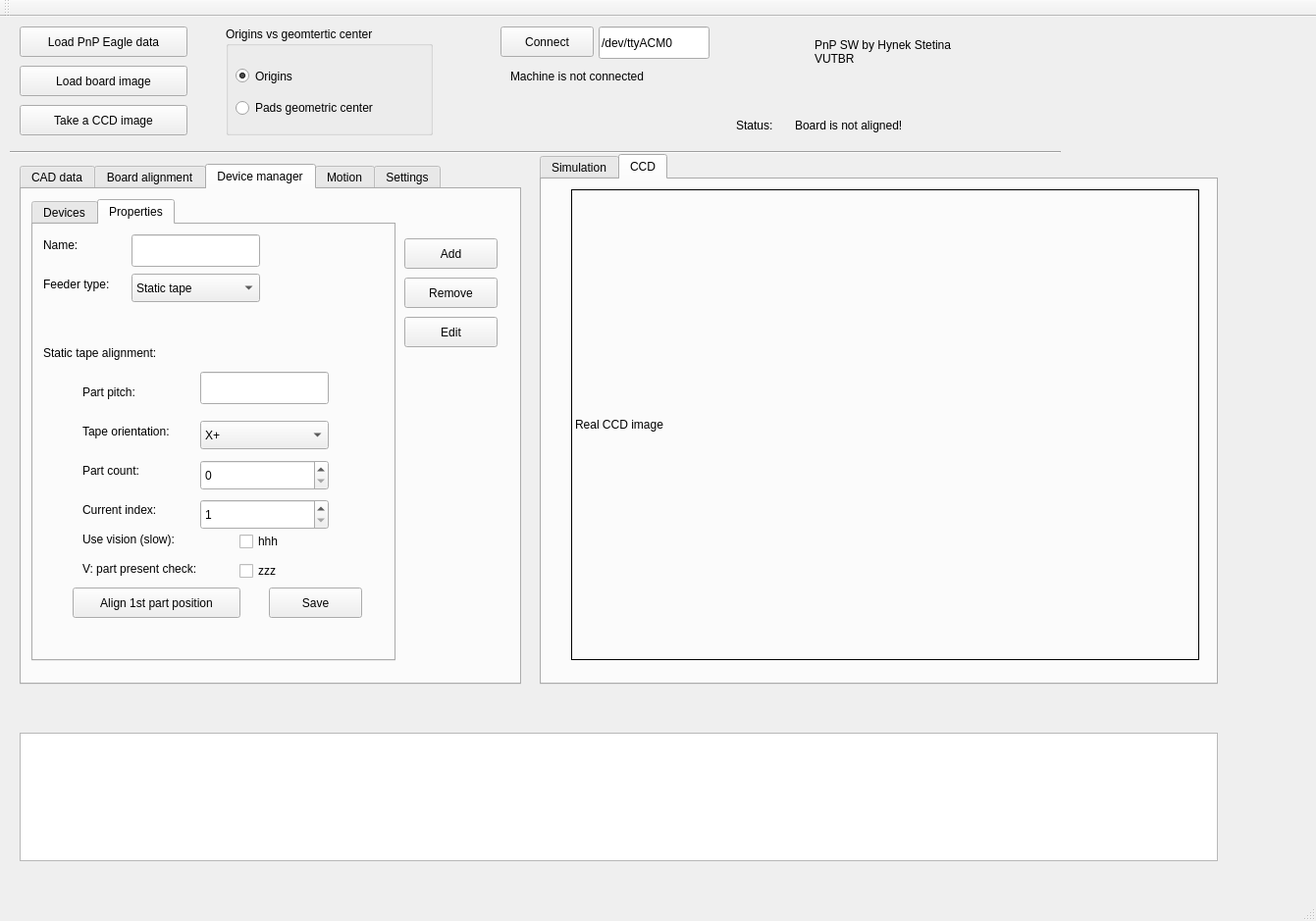
<?xml version="1.0" encoding="UTF-8"?>
<ui version="4.0">
 <class>MainWindow</class>
 <widget class="QMainWindow" name="MainWindow">
  <property name="geometry">
   <rect>
    <x>0</x>
    <y>0</y>
    <width>1341</width>
    <height>939</height>
   </rect>
  </property>
  <property name="windowTitle">
   <string>PnP test application</string>
  </property>
  <widget class="QWidget" name="centralWidget">
   <widget class="QPushButton" name="btnLoadTst">
    <property name="geometry">
     <rect>
      <x>20</x>
      <y>50</y>
      <width>171</width>
      <height>31</height>
     </rect>
    </property>
    <property name="text">
     <string>Load board image</string>
    </property>
   </widget>
   <widget class="QGroupBox" name="groupBox">
    <property name="geometry">
     <rect>
      <x>230</x>
      <y>10</y>
      <width>211</width>
      <height>111</height>
     </rect>
    </property>
    <property name="title">
     <string>Origins vs geomtertic center</string>
    </property>
    <widget class="QRadioButton" name="radioOrigin">
     <property name="geometry">
      <rect>
       <x>10</x>
       <y>30</y>
       <width>110</width>
       <height>41</height>
      </rect>
     </property>
     <property name="text">
      <string>Origins</string>
     </property>
     <property name="checked">
      <bool>true</bool>
     </property>
    </widget>
    <widget class="QRadioButton" name="radioGeometric">
     <property name="geometry">
      <rect>
       <x>10</x>
       <y>70</y>
       <width>181</width>
       <height>26</height>
      </rect>
     </property>
     <property name="text">
      <string>Pads geometric center</string>
     </property>
    </widget>
   </widget>
   <widget class="QPushButton" name="btnLoadPlacement">
    <property name="geometry">
     <rect>
      <x>20</x>
      <y>10</y>
      <width>171</width>
      <height>31</height>
     </rect>
    </property>
    <property name="text">
     <string>Load PnP Eagle data</string>
    </property>
   </widget>
   <widget class="QPushButton" name="btnLoadCCD">
    <property name="geometry">
     <rect>
      <x>20</x>
      <y>90</y>
      <width>171</width>
      <height>31</height>
     </rect>
    </property>
    <property name="text">
     <string>Take a CCD image</string>
    </property>
   </widget>
   <widget class="Line" name="line">
    <property name="geometry">
     <rect>
      <x>10</x>
      <y>130</y>
      <width>1071</width>
      <height>16</height>
     </rect>
    </property>
    <property name="orientation">
     <enum>Qt::Horizontal</enum>
    </property>
   </widget>
   <widget class="QLabel" name="lblAbout">
    <property name="geometry">
     <rect>
      <x>830</x>
      <y>20</y>
      <width>181</width>
      <height>31</height>
     </rect>
    </property>
    <property name="text">
     <string>PnP SW by Hynek Stetina
VUTBR</string>
    </property>
   </widget>
   <widget class="QLabel" name="lblStatus">
    <property name="geometry">
     <rect>
      <x>810</x>
      <y>100</y>
      <width>441</width>
      <height>21</height>
     </rect>
    </property>
    <property name="text">
     <string>Board is not aligned!</string>
    </property>
   </widget>
   <widget class="QLabel" name="label_4">
    <property name="geometry">
     <rect>
      <x>750</x>
      <y>100</y>
      <width>51</width>
      <height>21</height>
     </rect>
    </property>
    <property name="text">
     <string>Status:</string>
    </property>
   </widget>
   <widget class="QLineEdit" name="txtPort">
    <property name="geometry">
     <rect>
      <x>610</x>
      <y>10</y>
      <width>113</width>
      <height>33</height>
     </rect>
    </property>
    <property name="text">
     <string>/dev/ttyACM0</string>
    </property>
   </widget>
   <widget class="QPushButton" name="btnConnect">
    <property name="geometry">
     <rect>
      <x>510</x>
      <y>10</y>
      <width>95</width>
      <height>31</height>
     </rect>
    </property>
    <property name="text">
     <string>Connect</string>
    </property>
   </widget>
   <widget class="QLabel" name="lblMachineStatus">
    <property name="geometry">
     <rect>
      <x>520</x>
      <y>50</y>
      <width>201</width>
      <height>21</height>
     </rect>
    </property>
    <property name="text">
     <string>Machine is not connected</string>
    </property>
   </widget>
   <widget class="QTabWidget" name="tabWidget">
    <property name="geometry">
     <rect>
      <x>20</x>
      <y>150</y>
      <width>511</width>
      <height>531</height>
     </rect>
    </property>
    <property name="currentIndex">
     <number>2</number>
    </property>
    <widget class="QWidget" name="tab_6">
     <attribute name="title">
      <string>CAD data</string>
     </attribute>
     <widget class="QLabel" name="label_2">
      <property name="geometry">
       <rect>
        <x>10</x>
        <y>10</y>
        <width>181</width>
        <height>21</height>
       </rect>
      </property>
      <property name="text">
       <string>Eagle placement data</string>
      </property>
     </widget>
     <widget class="QTreeWidget" name="treeWidget">
      <property name="geometry">
       <rect>
        <x>10</x>
        <y>30</y>
        <width>481</width>
        <height>221</height>
       </rect>
      </property>
      <property name="alternatingRowColors">
       <bool>true</bool>
      </property>
      <property name="columnCount">
       <number>8</number>
      </property>
      <attribute name="headerHighlightSections">
       <bool>false</bool>
      </attribute>
      <column>
       <property name="text">
        <string>1</string>
       </property>
      </column>
      <column>
       <property name="text">
        <string>2</string>
       </property>
      </column>
      <column>
       <property name="text">
        <string>3</string>
       </property>
      </column>
      <column>
       <property name="text">
        <string>4</string>
       </property>
      </column>
      <column>
       <property name="text">
        <string>5</string>
       </property>
      </column>
      <column>
       <property name="text">
        <string>6</string>
       </property>
      </column>
      <column>
       <property name="text">
        <string>7</string>
       </property>
      </column>
      <column>
       <property name="text">
        <string>8</string>
       </property>
      </column>
     </widget>
     <widget class="QLabel" name="label_3">
      <property name="geometry">
       <rect>
        <x>10</x>
        <y>260</y>
        <width>181</width>
        <height>21</height>
       </rect>
      </property>
      <property name="text">
       <string>Items for placement</string>
      </property>
     </widget>
     <widget class="QTreeWidget" name="treePackages">
      <property name="geometry">
       <rect>
        <x>10</x>
        <y>290</y>
        <width>481</width>
        <height>191</height>
       </rect>
      </property>
      <property name="alternatingRowColors">
       <bool>true</bool>
      </property>
      <column>
       <property name="text">
        <string notr="true">1</string>
       </property>
      </column>
     </widget>
    </widget>
    <widget class="QWidget" name="tab">
     <attribute name="title">
      <string>Board alignment</string>
     </attribute>
     <widget class="QPushButton" name="btnBoardM1">
      <property name="geometry">
       <rect>
        <x>10</x>
        <y>20</y>
        <width>95</width>
        <height>31</height>
       </rect>
      </property>
      <property name="text">
       <string>Simple</string>
      </property>
     </widget>
     <widget class="QPushButton" name="btnBoardM2">
      <property name="geometry">
       <rect>
        <x>110</x>
        <y>20</y>
        <width>121</width>
        <height>31</height>
       </rect>
      </property>
      <property name="text">
       <string>Semiautomatic</string>
      </property>
     </widget>
     <widget class="QPushButton" name="btnBoardM3">
      <property name="geometry">
       <rect>
        <x>240</x>
        <y>20</y>
        <width>121</width>
        <height>31</height>
       </rect>
      </property>
      <property name="text">
       <string>Fully automatic</string>
      </property>
     </widget>
     <widget class="QPushButton" name="btnClearAlignment">
      <property name="geometry">
       <rect>
        <x>370</x>
        <y>20</y>
        <width>131</width>
        <height>31</height>
       </rect>
      </property>
      <property name="text">
       <string>Clear Alignment</string>
      </property>
     </widget>
     <widget class="QLabel" name="label_7">
      <property name="geometry">
       <rect>
        <x>30</x>
        <y>60</y>
        <width>67</width>
        <height>21</height>
       </rect>
      </property>
      <property name="text">
       <string>Status:</string>
      </property>
     </widget>
     <widget class="QPushButton" name="btnAlign">
      <property name="geometry">
       <rect>
        <x>40</x>
        <y>110</y>
        <width>111</width>
        <height>31</height>
       </rect>
      </property>
      <property name="text">
       <string>Align procedure</string>
      </property>
     </widget>
     <widget class="QWidget" name="layoutWidget">
      <property name="geometry">
       <rect>
        <x>70</x>
        <y>160</y>
        <width>131</width>
        <height>77</height>
       </rect>
      </property>
      <layout class="QVBoxLayout" name="verticalLayout">
       <item>
        <widget class="QLabel" name="lblO1">
         <property name="text">
          <string>TextLabel</string>
         </property>
        </widget>
       </item>
       <item>
        <widget class="QLabel" name="lblO2">
         <property name="text">
          <string>TextLabel</string>
         </property>
        </widget>
       </item>
       <item>
        <widget class="QLabel" name="lblO3">
         <property name="text">
          <string>TextLabel</string>
         </property>
        </widget>
       </item>
      </layout>
     </widget>
     <widget class="QWidget" name="layoutWidget">
      <property name="geometry">
       <rect>
        <x>220</x>
        <y>160</y>
        <width>121</width>
        <height>77</height>
       </rect>
      </property>
      <layout class="QVBoxLayout" name="verticalLayout_2">
       <item>
        <widget class="QLabel" name="lblP1">
         <property name="text">
          <string>TextLabel</string>
         </property>
        </widget>
       </item>
       <item>
        <widget class="QLabel" name="lblP2">
         <property name="text">
          <string>TextLabel</string>
         </property>
        </widget>
       </item>
       <item>
        <widget class="QLabel" name="lblP3">
         <property name="text">
          <string>TextLabel</string>
         </property>
        </widget>
       </item>
      </layout>
     </widget>
     <widget class="QLabel" name="lblBoardStatus">
      <property name="geometry">
       <rect>
        <x>90</x>
        <y>60</y>
        <width>441</width>
        <height>21</height>
       </rect>
      </property>
      <property name="text">
       <string>Board is not aligned!</string>
      </property>
     </widget>
     <widget class="QLabel" name="imgFiduc1">
      <property name="geometry">
       <rect>
        <x>30</x>
        <y>250</y>
        <width>100</width>
        <height>100</height>
       </rect>
      </property>
      <property name="frameShape">
       <enum>QFrame::Box</enum>
      </property>
      <property name="text">
       <string>imgFiduc1</string>
      </property>
     </widget>
     <widget class="QLabel" name="imgFiduc2">
      <property name="geometry">
       <rect>
        <x>150</x>
        <y>250</y>
        <width>100</width>
        <height>100</height>
       </rect>
      </property>
      <property name="frameShape">
       <enum>QFrame::Box</enum>
      </property>
      <property name="text">
       <string>imgFiduc2</string>
      </property>
     </widget>
     <widget class="QLabel" name="imgFiduc3">
      <property name="geometry">
       <rect>
        <x>270</x>
        <y>250</y>
        <width>100</width>
        <height>100</height>
       </rect>
      </property>
      <property name="frameShape">
       <enum>QFrame::Box</enum>
      </property>
      <property name="text">
       <string>imgFiduc3</string>
      </property>
     </widget>
     <widget class="QGroupBox" name="groupBox_2">
      <property name="geometry">
       <rect>
        <x>340</x>
        <y>70</y>
        <width>171</width>
        <height>151</height>
       </rect>
      </property>
      <property name="styleSheet">
       <string notr="true">QGroupBox#groupBox_2 { 
     border: 2px solid gray; 
     border-radius: 3px; 
 }
QGroupBox::title { 
    background-color: transparent;
     subcontrol-position: top left; /* position at the top left*/ 
     padding:0 10px;
     border: 2px solid gray; 
 } </string>
      </property>
      <property name="title">
       <string>Board offset</string>
      </property>
      <widget class="QLabel" name="label_5">
       <property name="geometry">
        <rect>
         <x>20</x>
         <y>40</y>
         <width>21</width>
         <height>21</height>
        </rect>
       </property>
       <property name="text">
        <string>X:</string>
       </property>
      </widget>
      <widget class="QLabel" name="label_6">
       <property name="geometry">
        <rect>
         <x>20</x>
         <y>80</y>
         <width>21</width>
         <height>21</height>
        </rect>
       </property>
       <property name="text">
        <string>Y:</string>
       </property>
      </widget>
      <widget class="QLineEdit" name="txtBoardY">
       <property name="geometry">
        <rect>
         <x>40</x>
         <y>70</y>
         <width>113</width>
         <height>33</height>
        </rect>
       </property>
      </widget>
      <widget class="QLineEdit" name="txtBoardX">
       <property name="geometry">
        <rect>
         <x>40</x>
         <y>30</y>
         <width>113</width>
         <height>33</height>
        </rect>
       </property>
      </widget>
      <widget class="QPushButton" name="btnCurrentPos">
       <property name="geometry">
        <rect>
         <x>10</x>
         <y>110</y>
         <width>141</width>
         <height>31</height>
        </rect>
       </property>
       <property name="text">
        <string>Get current position</string>
       </property>
      </widget>
     </widget>
    </widget>
    <widget class="QWidget" name="tab_7">
     <attribute name="title">
      <string>Device manager</string>
     </attribute>
     <widget class="QPushButton" name="btnAddDevice">
      <property name="geometry">
       <rect>
        <x>390</x>
        <y>50</y>
        <width>95</width>
        <height>31</height>
       </rect>
      </property>
      <property name="text">
       <string>Add</string>
      </property>
     </widget>
     <widget class="QPushButton" name="btnRemoveDevice">
      <property name="geometry">
       <rect>
        <x>390</x>
        <y>90</y>
        <width>95</width>
        <height>31</height>
       </rect>
      </property>
      <property name="text">
       <string>Remove</string>
      </property>
     </widget>
     <widget class="QPushButton" name="btnEditDevice">
      <property name="geometry">
       <rect>
        <x>390</x>
        <y>130</y>
        <width>95</width>
        <height>31</height>
       </rect>
      </property>
      <property name="text">
       <string>Edit</string>
      </property>
     </widget>
     <widget class="QTabWidget" name="tabWidget_3">
      <property name="geometry">
       <rect>
        <x>10</x>
        <y>10</y>
        <width>371</width>
        <height>471</height>
       </rect>
      </property>
      <property name="currentIndex">
       <number>1</number>
      </property>
      <widget class="QWidget" name="tab_8">
       <attribute name="title">
        <string>Devices</string>
       </attribute>
       <widget class="QTreeWidget" name="treeDevices">
        <property name="geometry">
         <rect>
          <x>10</x>
          <y>10</y>
          <width>351</width>
          <height>421</height>
         </rect>
        </property>
        <property name="columnCount">
         <number>3</number>
        </property>
        <column>
         <property name="text">
          <string notr="true">1</string>
         </property>
        </column>
        <column>
         <property name="text">
          <string notr="true">2</string>
         </property>
        </column>
        <column>
         <property name="text">
          <string notr="true">3</string>
         </property>
        </column>
       </widget>
      </widget>
      <widget class="QWidget" name="tab_9">
       <attribute name="title">
        <string>Properties</string>
       </attribute>
       <widget class="QLabel" name="label_8">
        <property name="geometry">
         <rect>
          <x>10</x>
          <y>10</y>
          <width>67</width>
          <height>21</height>
         </rect>
        </property>
        <property name="text">
         <string>Name:</string>
        </property>
       </widget>
       <widget class="QLabel" name="label_9">
        <property name="geometry">
         <rect>
          <x>10</x>
          <y>50</y>
          <width>111</width>
          <height>21</height>
         </rect>
        </property>
        <property name="text">
         <string>Feeder type:</string>
        </property>
       </widget>
       <widget class="QComboBox" name="boxFeederType">
        <property name="geometry">
         <rect>
          <x>100</x>
          <y>50</y>
          <width>131</width>
          <height>29</height>
         </rect>
        </property>
        <item>
         <property name="text">
          <string>Static tape</string>
         </property>
        </item>
       </widget>
       <widget class="QLineEdit" name="txtDeviceName">
        <property name="geometry">
         <rect>
          <x>100</x>
          <y>10</y>
          <width>131</width>
          <height>33</height>
         </rect>
        </property>
       </widget>
       <widget class="QLineEdit" name="txtStPitch">
        <property name="geometry">
         <rect>
          <x>170</x>
          <y>150</y>
          <width>131</width>
          <height>33</height>
         </rect>
        </property>
       </widget>
       <widget class="QLabel" name="label_10">
        <property name="geometry">
         <rect>
          <x>10</x>
          <y>120</y>
          <width>171</width>
          <height>21</height>
         </rect>
        </property>
        <property name="text">
         <string>Static tape alignment:</string>
        </property>
       </widget>
       <widget class="QLabel" name="label_11">
        <property name="geometry">
         <rect>
          <x>50</x>
          <y>240</y>
          <width>81</width>
          <height>21</height>
         </rect>
        </property>
        <property name="text">
         <string>Part count:</string>
        </property>
       </widget>
       <widget class="QSpinBox" name="boxStCount">
        <property name="geometry">
         <rect>
          <x>170</x>
          <y>240</y>
          <width>131</width>
          <height>31</height>
         </rect>
        </property>
       </widget>
       <widget class="QComboBox" name="boxStOrientation">
        <property name="geometry">
         <rect>
          <x>170</x>
          <y>200</y>
          <width>131</width>
          <height>29</height>
         </rect>
        </property>
        <item>
         <property name="text">
          <string>X+</string>
         </property>
        </item>
        <item>
         <property name="text">
          <string>X-</string>
         </property>
        </item>
        <item>
         <property name="text">
          <string>Y+</string>
         </property>
        </item>
        <item>
         <property name="text">
          <string>Y-</string>
         </property>
        </item>
       </widget>
       <widget class="QLabel" name="label_12">
        <property name="geometry">
         <rect>
          <x>50</x>
          <y>200</y>
          <width>111</width>
          <height>21</height>
         </rect>
        </property>
        <property name="text">
         <string>Tape orientation:</string>
        </property>
       </widget>
       <widget class="QSpinBox" name="boxStIndex">
        <property name="geometry">
         <rect>
          <x>170</x>
          <y>280</y>
          <width>131</width>
          <height>31</height>
         </rect>
        </property>
        <property name="minimum">
         <number>1</number>
        </property>
       </widget>
       <widget class="QLabel" name="label_13">
        <property name="geometry">
         <rect>
          <x>50</x>
          <y>280</y>
          <width>111</width>
          <height>21</height>
         </rect>
        </property>
        <property name="text">
         <string>Current index:</string>
        </property>
       </widget>
       <widget class="QCheckBox" name="boxStVision">
        <property name="geometry">
         <rect>
          <x>210</x>
          <y>310</y>
          <width>121</width>
          <height>26</height>
         </rect>
        </property>
        <property name="layoutDirection">
         <enum>Qt::LeftToRight</enum>
        </property>
        <property name="text">
         <string>hhh</string>
        </property>
       </widget>
       <widget class="QLabel" name="label_14">
        <property name="geometry">
         <rect>
          <x>50</x>
          <y>340</y>
          <width>151</width>
          <height>21</height>
         </rect>
        </property>
        <property name="text">
         <string>V: part present check:</string>
        </property>
       </widget>
       <widget class="QLabel" name="label_15">
        <property name="geometry">
         <rect>
          <x>50</x>
          <y>310</y>
          <width>151</width>
          <height>21</height>
         </rect>
        </property>
        <property name="text">
         <string>Use vision (slow):</string>
        </property>
       </widget>
       <widget class="QCheckBox" name="boxStPresent">
        <property name="geometry">
         <rect>
          <x>210</x>
          <y>340</y>
          <width>121</width>
          <height>26</height>
         </rect>
        </property>
        <property name="layoutDirection">
         <enum>Qt::LeftToRight</enum>
        </property>
        <property name="text">
         <string>zzz</string>
        </property>
       </widget>
       <widget class="QLabel" name="label_16">
        <property name="geometry">
         <rect>
          <x>50</x>
          <y>160</y>
          <width>111</width>
          <height>21</height>
         </rect>
        </property>
        <property name="text">
         <string>Part pitch:</string>
        </property>
       </widget>
       <widget class="QPushButton" name="btnStAlign">
        <property name="geometry">
         <rect>
          <x>40</x>
          <y>370</y>
          <width>171</width>
          <height>31</height>
         </rect>
        </property>
        <property name="text">
         <string>Align 1st part position</string>
        </property>
       </widget>
       <widget class="QPushButton" name="btnStSave">
        <property name="geometry">
         <rect>
          <x>240</x>
          <y>370</y>
          <width>95</width>
          <height>31</height>
         </rect>
        </property>
        <property name="text">
         <string>Save</string>
        </property>
       </widget>
      </widget>
     </widget>
    </widget>
    <widget class="QWidget" name="tab_2">
     <attribute name="title">
      <string>Motion</string>
     </attribute>
     <widget class="QPushButton" name="btnMoveXp">
      <property name="geometry">
       <rect>
        <x>160</x>
        <y>90</y>
        <width>20</width>
        <height>51</height>
       </rect>
      </property>
      <property name="font">
       <font>
        <weight>75</weight>
        <bold>true</bold>
       </font>
      </property>
      <property name="text">
       <string>→</string>
      </property>
     </widget>
     <widget class="QPushButton" name="btnMoveXn">
      <property name="geometry">
       <rect>
        <x>50</x>
        <y>90</y>
        <width>20</width>
        <height>51</height>
       </rect>
      </property>
      <property name="font">
       <font>
        <weight>75</weight>
        <bold>true</bold>
       </font>
      </property>
      <property name="text">
       <string>←</string>
      </property>
     </widget>
     <widget class="QPushButton" name="btnMoveYp">
      <property name="geometry">
       <rect>
        <x>90</x>
        <y>50</y>
        <width>51</width>
        <height>20</height>
       </rect>
      </property>
      <property name="font">
       <font>
        <weight>75</weight>
        <bold>true</bold>
       </font>
      </property>
      <property name="text">
       <string>↑</string>
      </property>
     </widget>
     <widget class="QPushButton" name="btnMoveYn">
      <property name="geometry">
       <rect>
        <x>90</x>
        <y>160</y>
        <width>51</width>
        <height>20</height>
       </rect>
      </property>
      <property name="font">
       <font>
        <weight>75</weight>
        <bold>true</bold>
       </font>
      </property>
      <property name="text">
       <string>↓</string>
      </property>
     </widget>
     <widget class="QPushButton" name="btnMoveXn2">
      <property name="geometry">
       <rect>
        <x>20</x>
        <y>90</y>
        <width>31</width>
        <height>51</height>
       </rect>
      </property>
      <property name="font">
       <font>
        <weight>75</weight>
        <bold>true</bold>
       </font>
      </property>
      <property name="text">
       <string>⇇</string>
      </property>
     </widget>
     <widget class="QPushButton" name="btnMoveXp2">
      <property name="geometry">
       <rect>
        <x>180</x>
        <y>90</y>
        <width>31</width>
        <height>51</height>
       </rect>
      </property>
      <property name="font">
       <font>
        <weight>75</weight>
        <bold>true</bold>
       </font>
      </property>
      <property name="text">
       <string>⇉</string>
      </property>
     </widget>
     <widget class="QPushButton" name="btnMoveYp2">
      <property name="geometry">
       <rect>
        <x>90</x>
        <y>20</y>
        <width>51</width>
        <height>31</height>
       </rect>
      </property>
      <property name="text">
       <string>⇈</string>
      </property>
     </widget>
     <widget class="QPushButton" name="btnMoveYn2">
      <property name="geometry">
       <rect>
        <x>90</x>
        <y>180</y>
        <width>51</width>
        <height>31</height>
       </rect>
      </property>
      <property name="font">
       <font>
        <weight>75</weight>
        <bold>true</bold>
       </font>
      </property>
      <property name="text">
       <string>⇊</string>
      </property>
     </widget>
     <widget class="QPushButton" name="btnCenter">
      <property name="geometry">
       <rect>
        <x>99</x>
        <y>99</y>
        <width>31</width>
        <height>31</height>
       </rect>
      </property>
      <property name="text">
       <string>0</string>
      </property>
     </widget>
     <widget class="QPushButton" name="btnHome">
      <property name="geometry">
       <rect>
        <x>210</x>
        <y>10</y>
        <width>95</width>
        <height>31</height>
       </rect>
      </property>
      <property name="text">
       <string>Home all</string>
      </property>
     </widget>
     <widget class="QPushButton" name="btnMoveZp">
      <property name="geometry">
       <rect>
        <x>240</x>
        <y>70</y>
        <width>41</width>
        <height>41</height>
       </rect>
      </property>
      <property name="text">
       <string>Z ↑</string>
      </property>
     </widget>
     <widget class="QPushButton" name="btnMoveZn">
      <property name="geometry">
       <rect>
        <x>240</x>
        <y>113</y>
        <width>41</width>
        <height>41</height>
       </rect>
      </property>
      <property name="text">
       <string>Z ↓</string>
      </property>
     </widget>
     <widget class="QPushButton" name="btnMoveRn">
      <property name="geometry">
       <rect>
        <x>210</x>
        <y>170</y>
        <width>51</width>
        <height>31</height>
       </rect>
      </property>
      <property name="text">
       <string>↶ R</string>
      </property>
     </widget>
     <widget class="QPushButton" name="btnMoveRp">
      <property name="geometry">
       <rect>
        <x>260</x>
        <y>170</y>
        <width>51</width>
        <height>31</height>
       </rect>
      </property>
      <property name="text">
       <string>R ↷</string>
      </property>
     </widget>
     <widget class="QPushButton" name="btnMoveXp1">
      <property name="geometry">
       <rect>
        <x>140</x>
        <y>90</y>
        <width>20</width>
        <height>51</height>
       </rect>
      </property>
      <property name="font">
       <font>
        <pointsize>8</pointsize>
        <weight>50</weight>
        <bold>false</bold>
       </font>
      </property>
      <property name="text">
       <string>→</string>
      </property>
     </widget>
     <widget class="QPushButton" name="btnMoveYp1">
      <property name="geometry">
       <rect>
        <x>90</x>
        <y>70</y>
        <width>51</width>
        <height>20</height>
       </rect>
      </property>
      <property name="font">
       <font>
        <pointsize>8</pointsize>
        <weight>50</weight>
        <bold>false</bold>
       </font>
      </property>
      <property name="text">
       <string>↑</string>
      </property>
     </widget>
     <widget class="QPushButton" name="btnMoveXn1">
      <property name="geometry">
       <rect>
        <x>70</x>
        <y>90</y>
        <width>20</width>
        <height>51</height>
       </rect>
      </property>
      <property name="font">
       <font>
        <pointsize>8</pointsize>
        <weight>50</weight>
        <bold>false</bold>
       </font>
      </property>
      <property name="text">
       <string>←</string>
      </property>
     </widget>
     <widget class="QPushButton" name="btnMoveYn1">
      <property name="geometry">
       <rect>
        <x>90</x>
        <y>140</y>
        <width>51</width>
        <height>20</height>
       </rect>
      </property>
      <property name="font">
       <font>
        <pointsize>8</pointsize>
        <weight>50</weight>
        <bold>false</bold>
       </font>
      </property>
      <property name="text">
       <string>↓</string>
      </property>
     </widget>
    </widget>
    <widget class="QWidget" name="tab_3">
     <attribute name="title">
      <string>Settings</string>
     </attribute>
     <widget class="QPushButton" name="btnSaveSettings">
      <property name="geometry">
       <rect>
        <x>210</x>
        <y>170</y>
        <width>111</width>
        <height>31</height>
       </rect>
      </property>
      <property name="text">
       <string>Apply settings</string>
      </property>
     </widget>
    </widget>
   </widget>
   <widget class="QTabWidget" name="tabWidget_2">
    <property name="geometry">
     <rect>
      <x>550</x>
      <y>140</y>
      <width>691</width>
      <height>541</height>
     </rect>
    </property>
    <property name="currentIndex">
     <number>1</number>
    </property>
    <widget class="QWidget" name="tab_4">
     <attribute name="title">
      <string>Simulation</string>
     </attribute>
     <widget class="QLabel" name="label">
      <property name="geometry">
       <rect>
        <x>10</x>
        <y>10</y>
        <width>201</width>
        <height>21</height>
       </rect>
      </property>
      <property name="text">
       <string>Placement simulator</string>
      </property>
     </widget>
     <widget class="QLabel" name="imgCCD">
      <property name="geometry">
       <rect>
        <x>10</x>
        <y>30</y>
        <width>600</width>
        <height>358</height>
       </rect>
      </property>
      <property name="sizePolicy">
       <sizepolicy hsizetype="Expanding" vsizetype="Expanding">
        <horstretch>0</horstretch>
        <verstretch>0</verstretch>
       </sizepolicy>
      </property>
      <property name="frameShape">
       <enum>QFrame::Box</enum>
      </property>
      <property name="text">
       <string>Simulation image</string>
      </property>
     </widget>
    </widget>
    <widget class="QWidget" name="tab_5">
     <attribute name="title">
      <string>CCD</string>
     </attribute>
     <widget class="QLabel" name="imgCCD2">
      <property name="geometry">
       <rect>
        <x>30</x>
        <y>10</y>
        <width>640</width>
        <height>480</height>
       </rect>
      </property>
      <property name="frameShape">
       <enum>QFrame::Box</enum>
      </property>
      <property name="text">
       <string>Real CCD image</string>
      </property>
     </widget>
    </widget>
   </widget>
   <widget class="QListWidget" name="listTerminal">
    <property name="geometry">
     <rect>
      <x>20</x>
      <y>730</y>
      <width>1221</width>
      <height>131</height>
     </rect>
    </property>
    <property name="autoScroll">
     <bool>true</bool>
    </property>
    <property name="alternatingRowColors">
     <bool>true</bool>
    </property>
    <property name="movement">
     <enum>QListView::Static</enum>
    </property>
    <property name="flow">
     <enum>QListView::TopToBottom</enum>
    </property>
    <property name="isWrapping" stdset="0">
     <bool>false</bool>
    </property>
    <property name="layoutMode">
     <enum>QListView::SinglePass</enum>
    </property>
    <property name="sortingEnabled">
     <bool>false</bool>
    </property>
   </widget>
  </widget>
  <widget class="QMenuBar" name="menuBar">
   <property name="geometry">
    <rect>
     <x>0</x>
     <y>0</y>
     <width>1341</width>
     <height>27</height>
    </rect>
   </property>
  </widget>
  <widget class="QToolBar" name="mainToolBar">
   <attribute name="toolBarArea">
    <enum>TopToolBarArea</enum>
   </attribute>
   <attribute name="toolBarBreak">
    <bool>false</bool>
   </attribute>
  </widget>
  <widget class="QStatusBar" name="statusBar"/>
 </widget>
 <layoutdefault spacing="6" margin="11"/>
 <resources/>
 <connections/>
</ui>
